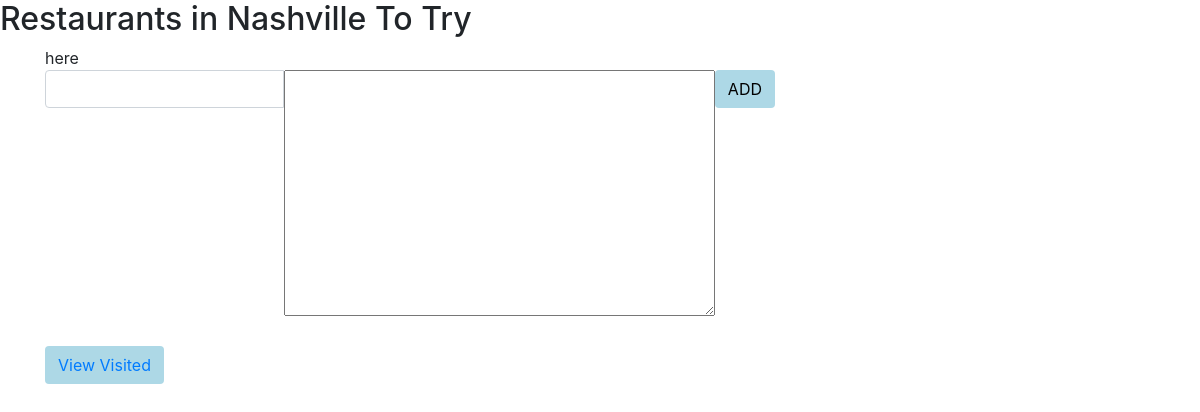
/, run on an earlier commit of the app's database.
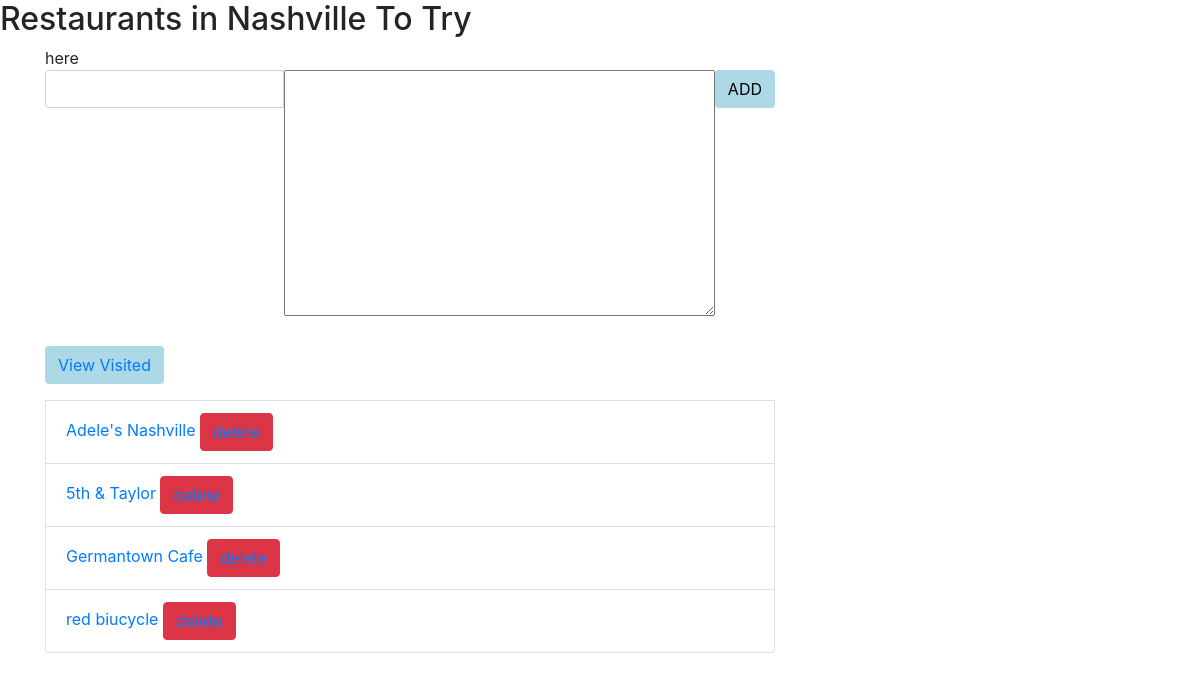
And on a later commit of the database.
### todo/models.py (models this page shows, shortened)
class Restaurant(models.Model):
    text = models.CharField(max_length=100)
    visited = models.BooleanField(default=False)
    comment = models.CharField(max_length=280)

### todo/views.py (the view)
# urls.py: url(r'^$', views.index, name='index'),
def index(request):
    restaurant_list = Restaurant.objects.order_by('id')
    form = TodoForm()
    context = {'restaurant_list': restaurant_list, 'form': form}
    return render(request, 'index.html', context)

### todo/forms.py
class TodoForm(forms.Form):
    text = forms.CharField(max_length=100,
                           widget=forms.TextInput(
                               attrs={'class': 'form-control', 'aria-describedby': 'add-btn'}))
    comment = forms.CharField(max_length=280,
                              widget=forms.Textarea())

### todo/templates/index.html (shortened to what this page needs)
{% extends "base.html" %}
{% block title %}<h2>Restaurants in Nashville To Try</h2>{% endblock %}
{% block content %}
    <form action="{% url 'add' %}" method="POST" role="form">
        <div class="form-group">
            <div class="input-group">
            {{ form.text }}
                <div>
                {{ form.comment }}
                </div>
            <span class="input-group-btn">
                <button type="submit" class="btn btn-default" id="
                add-btn">ADD</button>
            </span>
            </div>
            <br>
            <button class="btn btn-default"><a href="{% url 'visited_list' %}">View Visited</a></button>
        </div>
    </form>
    <div class="vue-root">
        {% for restaurant in restaurant_list %}
            {% if restaurant.visited  == False %}
                <a href="{% url 'check_off_restaurant' restaurant.id %}">
                    <span><li class="list-group-item">{{ restaurant.text }}
                    <button class="btn btn-danger"><a href="{% url 'delete_restaurant' restaurant.id %}">delete</a></button>
                    </li></span>
                </a>
                {% endif %}
        {% endfor %}
    </div>
{% endblock %}

### todo/templates/base.html (shortened to what this page needs)
<!doctype html>
<html lang="en">
<head>
     <link rel="stylesheet" type="text/css" href="../static/styles.css">
    <link href="https://stackpath.bootstrapcdn.com/bootstrap/4.1.3/css/bootstrap.min.css" rel="stylesheet">
</head>
<body>
    {% block title %}
    {% endblock %}
    <div class="content container">
        <div class="row">
            <div class="col-md-8 pink-bg">
                here
            {% block content %}
            {% endblock %}
            </div>
        </div>
    </div>
</body>
</html>

### todo/static/styles.css (style rules this page uses)
.list-group-item { color: black; }
.btn { background-color: lightblue; }

What changed in the data, as far as the page shows it:
added Restaurant: text "Adele's Nashville"
added Restaurant: text "5th & Taylor"
added Restaurant: text "Germantown Cafe"
added Restaurant: text "red biucycle"
